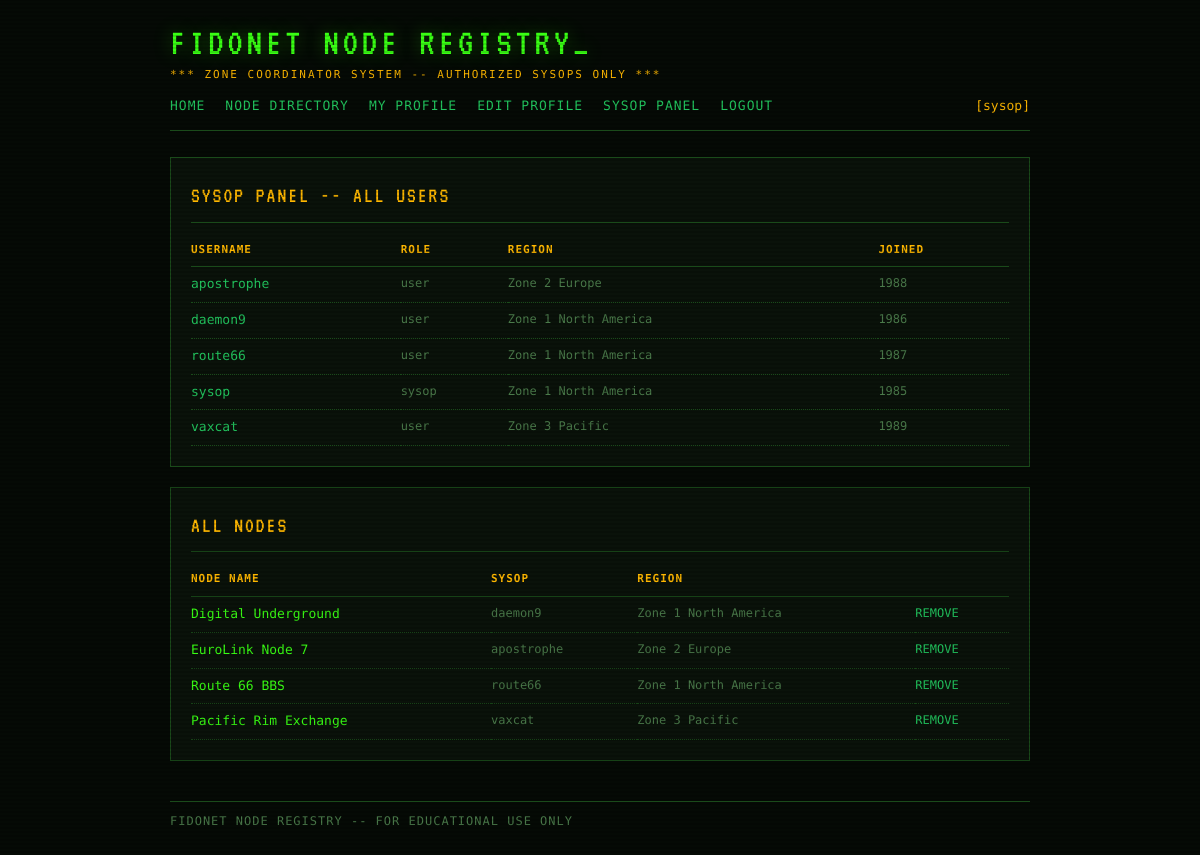
The page /sysop (signed in) on the database as committed earlier.
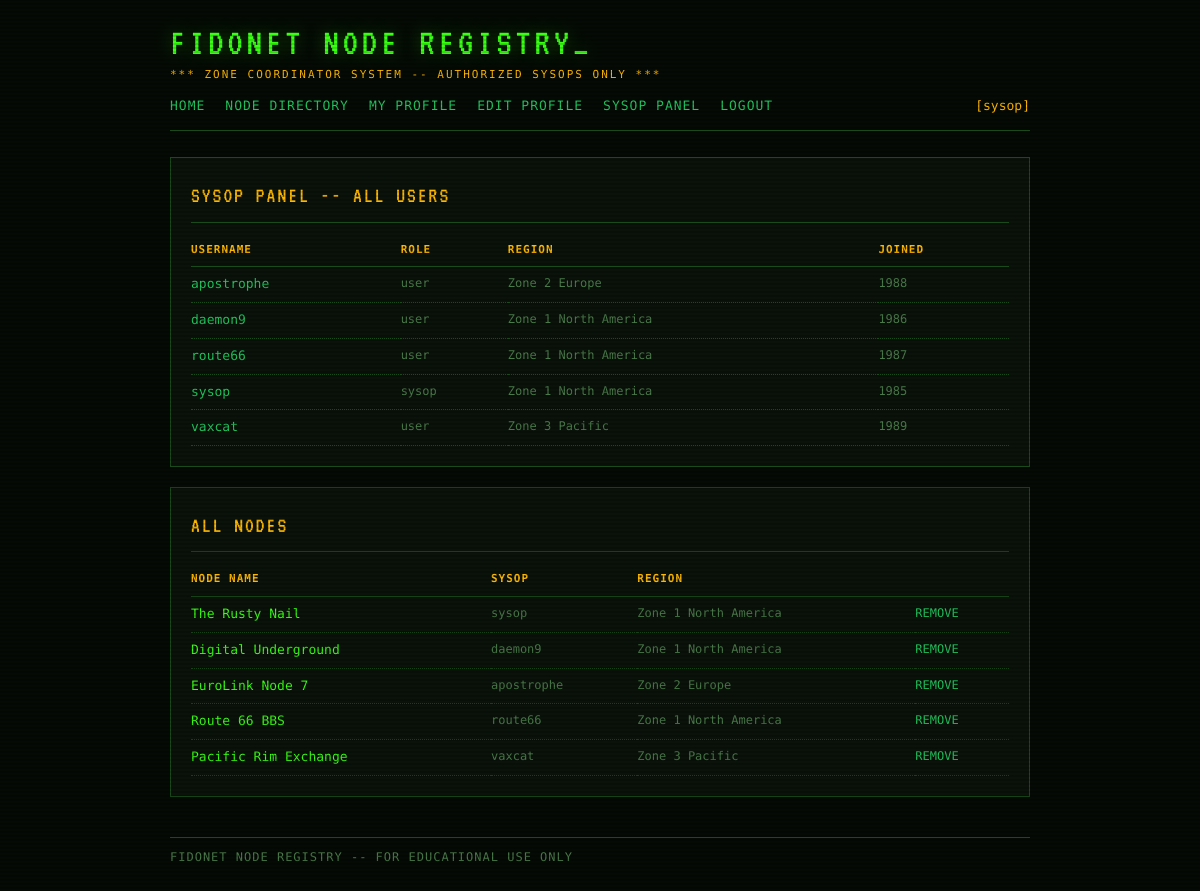
The same page on the database as committed later.
### tables this page shows
CREATE TABLE users (
            id INTEGER PRIMARY KEY AUTOINCREMENT,
            username TEXT UNIQUE NOT NULL,
            password_hash TEXT NOT NULL,
            role TEXT NOT NULL DEFAULT 'user',
            region TEXT,
            joined INTEGER
        );

CREATE TABLE nodes (
            id INTEGER PRIMARY KEY AUTOINCREMENT,
            name TEXT NOT NULL,
            phone TEXT,
            region TEXT,
            description TEXT,
            owner_id INTEGER NOT NULL
        );

### app.py (the view)
@app.route('/sysop')
def sysop():
    current = get_current_user(request)
    if not current:
        return redirect(url_for('login'))
    if current['role'] != 'sysop':
        flash('Access denied.', 'error')
        return redirect(url_for('index'))
    all_users = user_repo.get_all()
    all_nodes = node_repo.get_all()
    return render_template('sysop.html', users=all_users, nodes=all_nodes, current_user=current)

### app.py (called while the page is built)
def get_current_user(req):
    token = req.cookies.get('bbs_token')
    if not token:
        return None
    return sessions.get(token)

    def fetchall(self, query, params=()):
        cursor = self._conn.cursor()
        cursor.execute(query, params)
        return cursor.fetchall()

    def get_all(self):
        return self._db.fetchall("SELECT * FROM users ORDER BY username")

    def get_all(self):
        return self._db.fetchall("""
            SELECT n.*, u.username AS owner_username
            FROM nodes n JOIN users u ON n.owner_id = u.id
            ORDER BY n.id
        """)

### templates/sysop.html
{% extends "base.html" %}
{% block content %}
<div class="panel">
  <div class="panel-title">SYSOP PANEL -- ALL USERS</div>
  <table class="data-table">
    <thead>
      <tr><th>USERNAME</th><th>ROLE</th><th>REGION</th><th>JOINED</th></tr>
    </thead>
    <tbody>
      {% for u in users %}
      <tr>
        <td class="name"><a href="{{ url_for('profile', user_id=u.id) }}">{{ u.username }}</a></td>
        <td class="meta">{{ u.role }}</td>
        <td class="meta">{{ u.region }}</td>
        <td class="meta">{{ u.joined }}</td>
      </tr>
      {% endfor %}
    </tbody>
  </table>
</div>
<div class="panel">
  <div class="panel-title">ALL NODES</div>
  <table class="data-table">
    <thead>
      <tr><th>NODE NAME</th><th>SYSOP</th><th>REGION</th><th></th></tr>
    </thead>
    <tbody>
      {% for node in nodes %}
      <tr>
        <td class="name">{{ node.name }}</td>
        <td class="meta">{{ node.owner_username }}</td>
        <td class="meta">{{ node.region }}</td>
        <td class="meta"><a href="{{ url_for('node_delete', node_id=node.id) }}">REMOVE</a></td>
      </tr>
      {% endfor %}
    </tbody>
  </table>
</div>
{% endblock %}

Rows that differ between the two databases and show on the page:
added nodes: name "The Rusty Nail", owner_username "sysop", region "Zone 1 North America"
